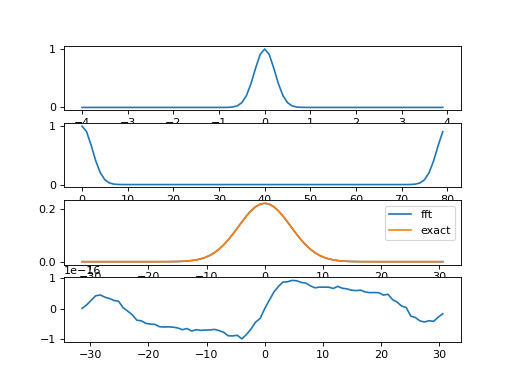

The Python source for this figure:
import numpy as np
import matplotlib.pyplot as plt

alpha = 20

nc = 40
dx = 0.1
xmax = (nc-1) * dx
xmin = -nc * dx

# definition d'un signal gaussien
x = np.linspace(xmin, xmax, 2*nc)
f = np.exp(-alpha/2 * x**2)

plt.subplot(411)
plt.plot(x,f)

# on effectue un ifftshift pour positionner le temps zero comme premier element
plt.subplot(412)
a = np.fft.ifftshift(f)
plt.plot(a)

A = np.fft.fft(a)
# on effectue un fftshift pour positionner la frequence zero au centre
g = dx/np.sqrt(2*np.pi)*np.fft.fftshift(A)

# calcul des frequences avec fftfreq
n = x.size
freq = 2*np.pi * np.fft.fftfreq(n, d=dx)
k = np.fft.fftshift(freq)

# comparaison avec la solution exacte
plt.subplot(413)
plt.plot(k, np.real(g), label="fft")
plt.plot(k, 1/np.sqrt(alpha) * np.exp( -k**2 / (2*alpha)), label="exact")
plt.legend()

plt.subplot(414)
plt.plot(k, np.imag(g))

plt.show()
